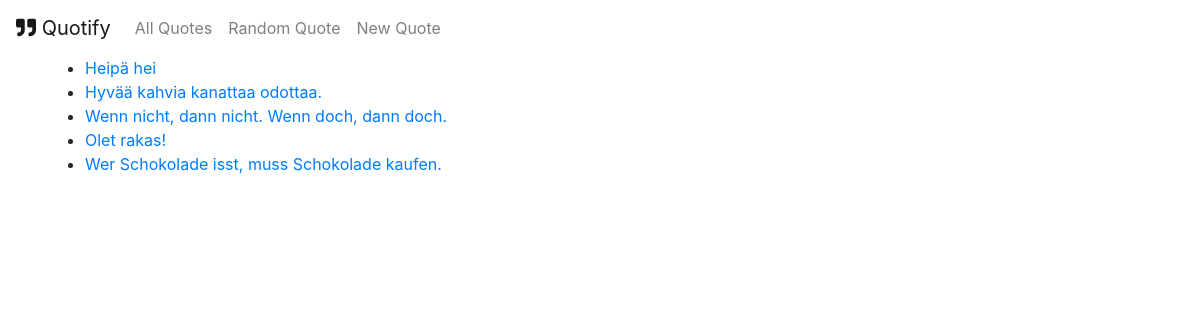
The app's page /quotes/, older data.
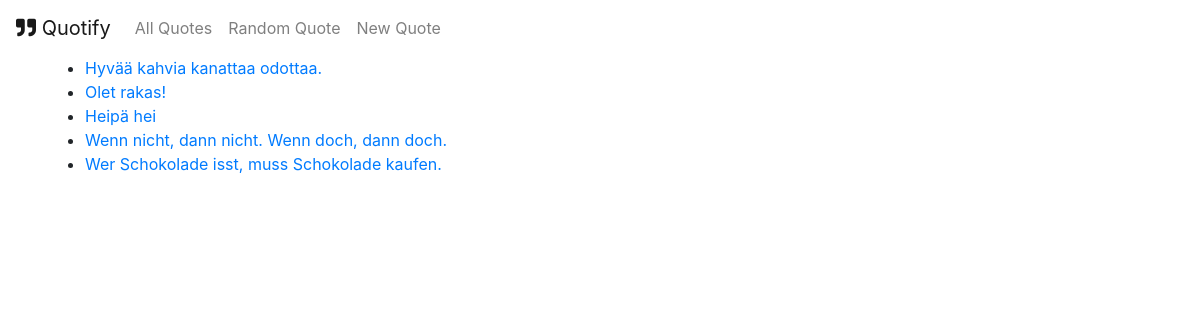
The same page, newer data.
### quotes/models.py (models this page shows, shortened)
class Quote(models.Model):
    quote_text = models.CharField(max_length=1000)
    pub_date = models.DateTimeField('date published', auto_now=True)
    likes = models.IntegerField(default=0)

### quotes/views.py (the view)
# urls.py: path('', views.IndexView.as_view(), name='index'),
class IndexView(generic.ListView):
    template_name = 'quotes/index.html'
    context_object_name = 'quote_list'
    def get_queryset(self):
        return Quote.objects.all().order_by('-pub_date')

### quotes/templates/quotes/index.html
{% extends 'quotes/base.html' %}
{% block content %}
    {% if quote_list %}
    <ul>
    {% for quote in quote_list %}
        <li><a href="{% url 'quotes:detail' quote.id %}">{{ quote.quote_text }}</a></li>
    {% endfor %}
    </ul>
    {% else %}
        <p>No quotes available.</p>
    {% endif %}
{% endblock %}

Row changes from the older to the newer data that the page shows:
changed Quote "Hyvää kahvia kanattaa odottaa.": moves up the list
changed Quote "Olet rakas!": moves up the list
